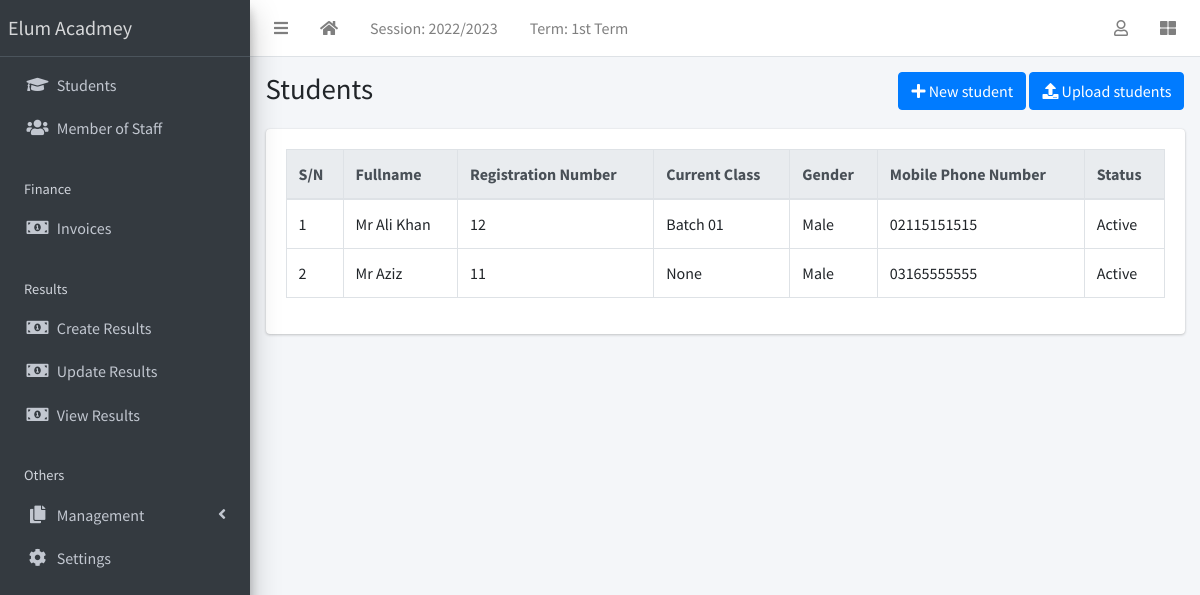
The app's page /student/list (signed in) with its own data.
### apps/corecode/models.py (models this page shows, shortened)
class AcademicSession(models.Model):
    name = models.CharField(max_length=200, unique=True)
    current = models.BooleanField(default=True)
    class Meta:
        ordering = ["-name"]

class AcademicTerm(models.Model):
    name = models.CharField(max_length=20, unique=True)
    current = models.BooleanField(default=True)
    class Meta:
        ordering = ["name"]

class SiteConfig(models.Model):
    key = models.SlugField()
    value = models.CharField(max_length=200)

class StudentClass(models.Model):
    name = models.CharField(max_length=200, unique=True)
    class Meta:
        verbose_name = "Class"
        verbose_name_plural = "Classes"
        ordering = ["name"]
    def __str__(self):
        return self.name

### apps/students/models.py (models this page shows, shortened)
class Student(models.Model):
    STATUS_CHOICES = [("active", "Active"), ("inactive", "Inactive")]
    GENDER_CHOICES = [("male", "Male"), ("female", "Female")]
    current_status = models.CharField(
        max_length=10, choices=STATUS_CHOICES, default="active"
    )
    registration_number = models.CharField(max_length=200, unique=True)
    surname = models.CharField(max_length=200)
    firstname = models.CharField(max_length=200)
    other_name = models.CharField(max_length=200, blank=True)
    gender = models.CharField(max_length=10, choices=GENDER_CHOICES, default="male")
    date_of_birth = models.DateField(default=timezone.now)
    current_class = models.ForeignKey(
        StudentClass, on_delete=models.SET_NULL, blank=True, null=True
    )
    date_of_admission = models.DateField(default=timezone.now)
    mobile_num_regex = RegexValidator(
        regex="^[0-9]{10,15}$", message="Entered mobile number isn't in a right format!"
    )
    parent_mobile_number = models.CharField(
        validators=[mobile_num_regex], max_length=13, blank=True
    )
    address = models.TextField(blank=True)
    others = models.TextField(blank=True)
    passport = models.ImageField(blank=True, upload_to="students/passports/")
    class Meta:
        ordering = ["surname", "firstname", "other_name"]

### apps/students/views.py (the view)
# urls.py: path("list", StudentListView.as_view(), name="student-list"),
class StudentListView(LoginRequiredMixin, ListView):
    model = Student
    template_name = "students/student_list.html"

### apps/corecode/context_processors.py (called while the page is built)
def site_defaults(request):
    current_session = AcademicSession.objects.get(current=True)
    current_term = AcademicTerm.objects.filter(current=True).first()
    vals = SiteConfig.objects.all()
    contexts = {
        "current_session": current_session.name,
        "current_term": current_term.name,
    }
    for val in vals:
        contexts[val.key] = val.value
    return contexts

### apps/students/templates/students/student_list.html (shortened to what this page needs)
{% extends 'base.html' %}
{% block title %}Students{% endblock title %}
{% block breadcrumb %}
<a class="btn btn-primary" href="{% url 'student-create' %}"><i
    class="fas fa-plus"></i> New student</a>
<a class="btn btn-primary" href="{% url 'student-upload' %}"><i
    class="fas fa-upload"></i> Upload students</a>
{% endblock breadcrumb %}
{% block content %}
  <div class="table-responsive">
    <table id="studenttable" class="table table-bordered table-hover" data-page-length='100'>
      <thead class="thead-light">
        <tr>
          <th>S/N</th>
          <th>Fullname</th>
          <th>Registration Number</th>
          <th>Current Class</th>
          <th>Gender</th>
          <th>Mobile Phone Number</th>
          <th>Status</th>
        </tr>
      </thead>
      <tbody>
        {% for student in object_list %}
          <tr class='clickable-row' data-href="{% url 'student-detail' student.id %}">
            <td>{{ forloop.counter}}</td>
            <td>{{ student.surname}} {{student.firstname }} {{student.other_name }}</td>
            <td>{{ student.registration_number}}</td>
            <td>{{ student.current_class}}</td>
            <td>{{ student.get_gender_display}}</td>
            <td>{{ student.parent_mobile_number}}</td>
            <td>{{ student.get_current_status_display}}</td>
          </tr>
        {% endfor %}
      </tbody>
    </table>
  </div>
{% endblock content %}

### templates/base.html (shortened to what this page needs)
{% load static %}
<!DOCTYPE html>
<html lang="en">
<head>
  <link rel="stylesheet" href="{% static 'plugins/fontawesome-free/css/all.min.css' %}">
  <link rel="stylesheet" href="{% static 'plugins/toastr/toastr.min.css' %}">
  <link rel="stylesheet"
    href="{% static 'plugins/overlayScrollbars/css/OverlayScrollbars.min.css' %}">
  <link rel="stylesheet" href="{% static 'plugins/Datatables/datatables.min.css' %}" />
  <link rel="stylesheet" href="{% static 'dist/css/adminlte.min.css' %}">
</head>
<body
  class="hold-transition sidebar-mini layout-fixed layout-navbar-fixed layout-footer-fixed">
  <div class="wrapper">
    <nav class="main-header navbar navbar-expand navbar-white navbar-light">
      <ul class="navbar-nav">
        <li class="nav-item">
          <a class="nav-link" data-widget="pushmenu" href="#" role="button"><i
              class="fas fa-bars"></i></a>
        </li>
        <li class="nav-item d-none d-sm-inline-block">
          <a href="{% url 'home' %} " class="nav-link"><i class="fa fa-home"></i></a>
        </li>
        <li class="nav-item d-none d-sm-inline-block">
          <a href="{% url 'current-session' %}" class="nav-link">Session: {{ current_session }}</a>
        </li>
        <li class="nav-item d-none d-sm-inline-block">
          <a href="{% url 'current-session' %}" class="nav-link">Term: {{ current_term }}</a>
        </li>
      </ul>
      <ul class="navbar-nav ml-auto">
        <li class="nav-item dropdown">
          <a class="nav-link" data-toggle="dropdown" href="#">
            <i class="far fa-user"></i>
          </a>
        </li>
        <li class="nav-item">
          <a class="nav-link" data-widget="control-sidebar" data-slide="true"
            href="#" role="button"><i class="fas fa-th-large"></i></a>
        </li>
      </ul>
    </nav>
    <aside class="main-sidebar sidebar-dark-primary elevation-4">
      <a href="{% url 'home' %}" class="brand-link">{{ school_name | default:"MySchool" }}</a>
      <div class="sidebar">
        <nav class="mt-2">
          <ul class="nav nav-pills nav-sidebar flex-column"
            data-widget="treeview" role="menu" data-accordion="false">
            <li class="nav-item">
              <a href="{% url 'student-list' %}" class="nav-link">
                <i class="nav-icon fas fa-graduation-cap"></i>
                <p>
                  Students
                </p>
              </a>
            </li>
            <li class="nav-item">
              <a href="{% url 'staff-list' %}" class="nav-link">
                <i class="nav-icon fas fa-users"></i>
                <p>
                  Member of Staff
                </p>
              </a>
            </li>
            <li class="nav-header">Finance</li>
            <li class="nav-item">
              <a href="{% url 'invoice-list' %}" class="nav-link">
                <i class="nav-icon fas fa-money-bill-alt"></i>
                <p>
                  Invoices
                </p>
              </a>
            </li>
            <li class="nav-header">Results</li>
            <li class="nav-item">
              <a href="{% url 'create-result' %}" class="nav-link">
                <i class="nav-icon fas fa-money-bill-alt"></i>
                <p>
                  Create Results
                </p>
              </a>
            </li>
            <li class="nav-item">
              <a href="{% url 'edit-results' %}" class="nav-link">
                <i class="nav-icon fas fa-money-bill-alt"></i>
                <p>
                  Update Results
                </p>
              </a>
            </li>
            <li class="nav-item">
              <a href="{% url 'view-results' %}" class="nav-link">
                <i class="nav-icon fas fa-money-bill-alt"></i>
                <p>
                  View Results
                </p>
              </a>
            </li>
            <li class="nav-header">Others</li>
            <li class="nav-item has-treeview">
              <a href="#" class="nav-link">
                <i class="nav-icon fas fa-copy"></i>
                <p>
                  Management
                  <i class="fas fa-angle-left right"></i>
                </p>
              </a>
            </li>
            <li class="nav-item">
              <a href="{% url 'configs' %}" class="nav-link">
                <i class="nav-icon fas fa-cog"></i>
                <p>
                  Settings
                </p>
              </a>
            </li>
          </ul>
        </nav>
      </div>
    </aside>
    <div class="content-wrapper">
      <section class="content-header">
        <div class="container-fluid">
          <div class="row mb-1">
            <div class="col-sm-8">
              <h1>{% block title %}{% endblock title %}</h1>
            </div>
            <div class="col-sm-4">
              <ol class="breadcrumb float-sm-right">
                <li class="breadcrumb-item">{% block breadcrumb %}{% endblock breadcrumb %}</li>
              </ol>
            </div>
          </div>
        </div>
      </section>
      <section class="content">
        <div class="container-fluid">
          <div class="row">
            <div class="col-md-12">
              {% block fullcard %}
              <div class="card">
                <div class="card-body">
                  <div class="row">
                    <div class="col">
                      {% block content %}
                      {% endblock content %}
                    </div>
                  </div>
                </div>
              </div>
              {% endblock fullcard %}
            </div>
          </div>
        </div>
      </section>
    </div>
  </div>
</body>
</html>

### records on screen
AcademicSession: name "2022/2023"
AcademicTerm: name "1st Term"
SiteConfig: value "Elum Acadmey"
Student: surname "Mr", firstname "Ali", other_name "Khan", registration_number "12", current_class "Batch 01", gender "Male", parent_mobile_number "02115151515", current_status "Active"
Student: surname "Mr", firstname "Aziz", registration_number "11", current_class "None", gender "Male", parent_mobile_number "03165555555", current_status "Active"
